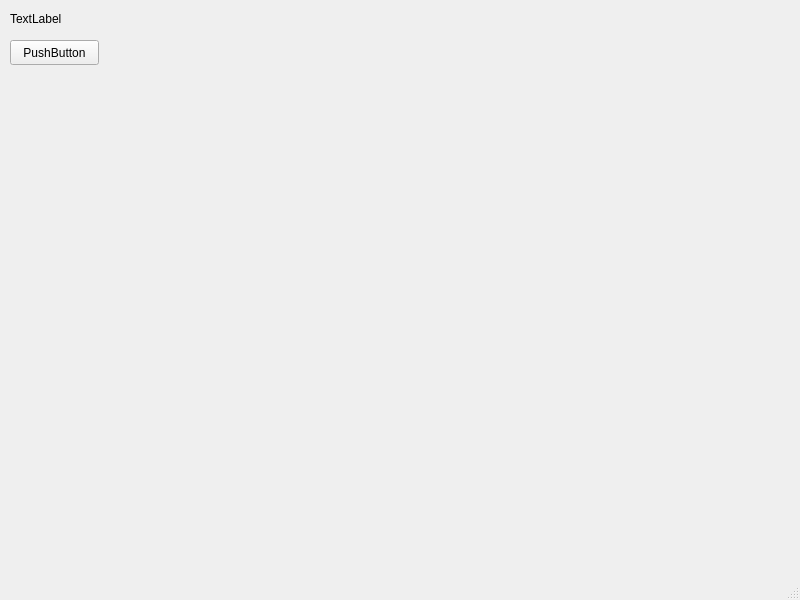
<?xml version="1.0" encoding="UTF-8"?>
<ui version="4.0">
 <class>MainWindow</class>
 <widget class="QMainWindow" name="MainWindow">
  <property name="geometry">
   <rect>
    <x>0</x>
    <y>0</y>
    <width>800</width>
    <height>600</height>
   </rect>
  </property>
  <property name="windowTitle">
   <string>MainWindow</string>
  </property>
  <widget class="QWidget" name="centralwidget">
   <widget class="QPushButton" name="pushButton">
    <property name="geometry">
     <rect>
      <x>10</x>
      <y>40</y>
      <width>89</width>
      <height>25</height>
     </rect>
    </property>
    <property name="text">
     <string>PushButton</string>
    </property>
   </widget>
   <widget class="QLabel" name="label">
    <property name="geometry">
     <rect>
      <x>10</x>
      <y>10</y>
      <width>451</width>
      <height>17</height>
     </rect>
    </property>
    <property name="text">
     <string>TextLabel</string>
    </property>
   </widget>
  </widget>
  <widget class="QMenuBar" name="menubar">
   <property name="geometry">
    <rect>
     <x>0</x>
     <y>0</y>
     <width>800</width>
     <height>22</height>
    </rect>
   </property>
  </widget>
  <widget class="QStatusBar" name="statusbar"/>
 </widget>
 <resources/>
 <connections/>
</ui>
